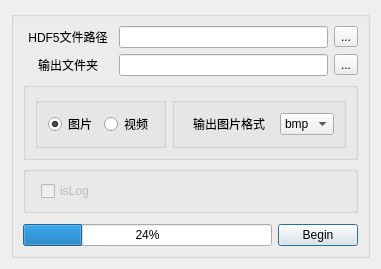
<?xml version="1.0" encoding="UTF-8"?>
<ui version="4.0">
 <class>cvtH5Dialog</class>
 <widget class="QDialog" name="cvtH5Dialog">
  <property name="geometry">
   <rect>
    <x>0</x>
    <y>0</y>
    <width>381</width>
    <height>269</height>
   </rect>
  </property>
  <property name="windowTitle">
   <string>HDF5 转换器</string>
  </property>
  <layout class="QGridLayout" name="gridLayout">
   <item row="1" column="0">
    <widget class="QGroupBox" name="groupBox">
     <layout class="QGridLayout" name="gridLayout_2">
      <item row="2" column="0">
       <widget class="QGroupBox" name="groupBox">
        <layout class="QHBoxLayout" name="optionLayout">
         <item>
          <widget class="QGroupBox" name="radioGroupBox">
           <layout class="QHBoxLayout" name="outputSelect">
            <item>
             <widget class="QRadioButton" name="imgRadioButton">
              <property name="sizePolicy">
               <sizepolicy hsizetype="Maximum" vsizetype="Fixed">
                <horstretch>0</horstretch>
                <verstretch>0</verstretch>
               </sizepolicy>
              </property>
              <property name="layoutDirection">
               <enum>Qt::LeftToRight</enum>
              </property>
              <property name="autoFillBackground">
               <bool>false</bool>
              </property>
              <property name="text">
               <string>图片</string>
              </property>
              <property name="checked">
               <bool>true</bool>
              </property>
              <attribute name="buttonGroup">
               <string notr="true">buttonGroup</string>
              </attribute>
             </widget>
            </item>
            <item>
             <widget class="QRadioButton" name="videoRadioButton">
              <property name="sizePolicy">
               <sizepolicy hsizetype="Maximum" vsizetype="Fixed">
                <horstretch>0</horstretch>
                <verstretch>0</verstretch>
               </sizepolicy>
              </property>
              <property name="text">
               <string>视频</string>
              </property>
              <attribute name="buttonGroup">
               <string notr="true">buttonGroup</string>
              </attribute>
             </widget>
            </item>
           </layout>
          </widget>
         </item>
         <item>
          <widget class="QGroupBox" name="groupBox_2">
           <layout class="QHBoxLayout" name="imageType">
            <item>
             <widget class="QLabel" name="imageTypeLabel">
              <property name="sizePolicy">
               <sizepolicy hsizetype="Maximum" vsizetype="Preferred">
                <horstretch>0</horstretch>
                <verstretch>0</verstretch>
               </sizepolicy>
              </property>
              <property name="minimumSize">
               <size>
                <width>90</width>
                <height>0</height>
               </size>
              </property>
              <property name="text">
               <string>输出图片格式</string>
              </property>
              <property name="alignment">
               <set>Qt::AlignCenter</set>
              </property>
             </widget>
            </item>
            <item>
             <widget class="QComboBox" name="imageTypeComboBox">
              <property name="sizePolicy">
               <sizepolicy hsizetype="Maximum" vsizetype="Fixed">
                <horstretch>0</horstretch>
                <verstretch>0</verstretch>
               </sizepolicy>
              </property>
              <item>
               <property name="text">
                <string>bmp</string>
               </property>
              </item>
              <item>
               <property name="text">
                <string>jpg</string>
               </property>
              </item>
              <item>
               <property name="text">
                <string>png</string>
               </property>
              </item>
              <item>
               <property name="text">
                <string>tif</string>
               </property>
              </item>
             </widget>
            </item>
           </layout>
          </widget>
         </item>
        </layout>
       </widget>
      </item>
      <item row="1" column="0">
       <layout class="QVBoxLayout" name="verticalLayout">
        <item>
         <layout class="QHBoxLayout" name="h5FilePath">
          <item>
           <widget class="QLabel" name="h5FilePathLabel">
            <property name="minimumSize">
             <size>
              <width>90</width>
              <height>0</height>
             </size>
            </property>
            <property name="text">
             <string>HDF5文件路径</string>
            </property>
            <property name="alignment">
             <set>Qt::AlignCenter</set>
            </property>
           </widget>
          </item>
          <item>
           <widget class="QLineEdit" name="h5FilePathLineEdit">
            <property name="enabled">
             <bool>true</bool>
            </property>
            <property name="minimumSize">
             <size>
              <width>200</width>
              <height>0</height>
             </size>
            </property>
           </widget>
          </item>
          <item>
           <widget class="QToolButton" name="h5FilePathToolButton">
            <property name="text">
             <string>...</string>
            </property>
           </widget>
          </item>
         </layout>
        </item>
        <item>
         <layout class="QHBoxLayout" name="outputDir">
          <item>
           <widget class="QLabel" name="outputDirLabel">
            <property name="minimumSize">
             <size>
              <width>90</width>
              <height>0</height>
             </size>
            </property>
            <property name="text">
             <string>输出文件夹</string>
            </property>
            <property name="alignment">
             <set>Qt::AlignCenter</set>
            </property>
           </widget>
          </item>
          <item>
           <widget class="QLineEdit" name="outputDirLineEdit">
            <property name="minimumSize">
             <size>
              <width>200</width>
              <height>0</height>
             </size>
            </property>
           </widget>
          </item>
          <item>
           <widget class="QToolButton" name="outputDirToolButton">
            <property name="text">
             <string>...</string>
            </property>
           </widget>
          </item>
         </layout>
        </item>
       </layout>
      </item>
      <item row="4" column="0">
       <spacer name="verticalSpacer">
        <property name="orientation">
         <enum>Qt::Vertical</enum>
        </property>
        <property name="sizeHint" stdset="0">
         <size>
          <width>20</width>
          <height>40</height>
         </size>
        </property>
       </spacer>
      </item>
      <item row="5" column="0">
       <layout class="QHBoxLayout" name="buttonLayout">
        <item>
         <widget class="QProgressBar" name="progressBar">
          <property name="sizePolicy">
           <sizepolicy hsizetype="Expanding" vsizetype="Fixed">
            <horstretch>1</horstretch>
            <verstretch>0</verstretch>
           </sizepolicy>
          </property>
          <property name="value">
           <number>24</number>
          </property>
         </widget>
        </item>
        <item>
         <widget class="QPushButton" name="beginButton">
          <property name="text">
           <string>Begin</string>
          </property>
         </widget>
        </item>
       </layout>
      </item>
      <item row="3" column="0">
       <widget class="QGroupBox" name="optionGB">
        <property name="title">
         <string/>
        </property>
        <layout class="QGridLayout" name="gridLayout_3">
         <property name="leftMargin">
          <number>15</number>
         </property>
         <property name="topMargin">
          <number>9</number>
         </property>
         <property name="rightMargin">
          <number>15</number>
         </property>
         <property name="spacing">
          <number>9</number>
         </property>
         <item row="0" column="0">
          <widget class="QCheckBox" name="isLogCheckBox">
           <property name="enabled">
            <bool>false</bool>
           </property>
           <property name="text">
            <string>isLog</string>
           </property>
           <property name="checkable">
            <bool>true</bool>
           </property>
           <property name="checked">
            <bool>false</bool>
           </property>
          </widget>
         </item>
        </layout>
       </widget>
      </item>
     </layout>
    </widget>
   </item>
  </layout>
 </widget>
 <tabstops>
  <tabstop>outputDirToolButton</tabstop>
  <tabstop>h5FilePathToolButton</tabstop>
  <tabstop>h5FilePathLineEdit</tabstop>
  <tabstop>outputDirLineEdit</tabstop>
  <tabstop>imageTypeComboBox</tabstop>
 </tabstops>
 <resources/>
 <connections/>
 <buttongroups>
  <buttongroup name="buttonGroup"/>
 </buttongroups>
</ui>
